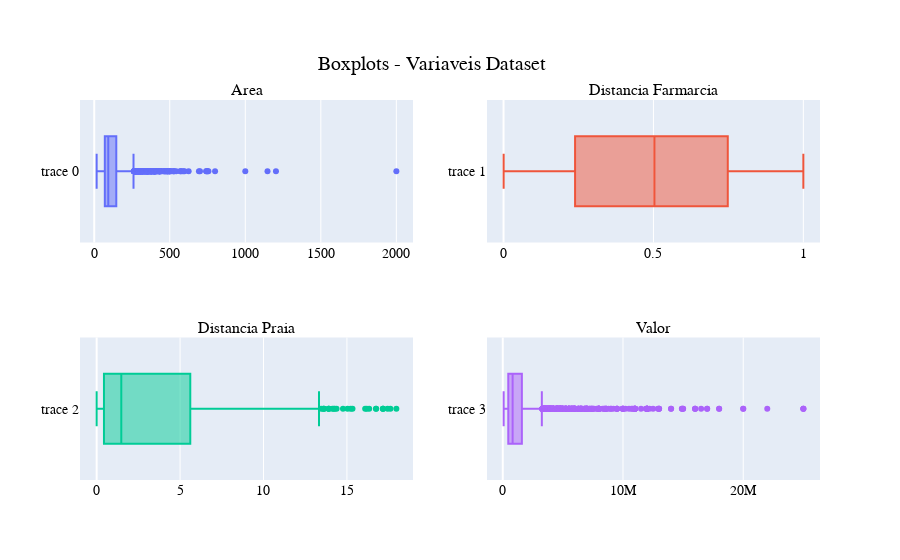

The cell this chart's notebook holds for it:
### Code cell
fig = make_subplots(rows = 2, cols = 2, start_cell = 'top-left', subplot_titles= ('Area', 'Distancia Farmarcia', 'Distancia Praia', 'Valor'))

box0 = go.Box(x = raw_data['Area'])
box1 = go.Box(x = raw_data['Dist_Farmacia'])
box2 = go.Box(x = raw_data['Dist_Praia'])
box3 = go.Box(x = raw_data['Valor'])

fig.append_trace(box0, 1, 1)
fig.append_trace(box1, 1, 2)
fig.append_trace(box2, 2, 1)
fig.append_trace(box3, 2, 2)

fig.update_layout(
    title = { 'text':'Boxplots - Variaveis Dataset', 'y':0.9, 'x':0.48, 'xanchor':'center', 'yanchor':'top'}, 
    font = dict(family = 'Arial', size = 14, color = 'Black'),
    showlegend = False
    ) 
    
fig.show()

### Figure 1 — Plotly figure (JSON) as saved in the notebook; plotly's stock layout.template omitted (floating-point values rounded to 4 significant figures; data arrays with more than 128 entries replaced by an {"elided": "..."} marker saying what was removed)
{"data": [{"type": "box", "x": {"elided": "5000 int values"}, "xaxis": "x", "yaxis": "y"}, {"type": "box", "x": {"elided": "5000 float values"}, "xaxis": "x2", "yaxis": "y2"}, {"type": "box", "x": {"elided": "5000 float values"}, "xaxis": "x3", "yaxis": "y3"}, {"type": "box", "x": {"elided": "5000 int values"}, "xaxis": "x4", "yaxis": "y4"}], "layout": {"annotations": [{"font": {"size": 16}, "showarrow": false, "text": "Area", "x": 0.225, "xanchor": "center", "xref": "paper", "y": 1, "yanchor": "bottom", "yref": "paper"}, {"font": {"size": 16}, "showarrow": false, "text": "Distancia Farmarcia", "x": 0.775, "xanchor": "center", "xref": "paper", "y": 1, "yanchor": "bottom", "yref": "paper"}, {"font": {"size": 16}, "showarrow": false, "text": "Distancia Praia", "x": 0.225, "xanchor": "center", "xref": "paper", "y": 0.375, "yanchor": "bottom", "yref": "paper"}, {"font": {"size": 16}, "showarrow": false, "text": "Valor", "x": 0.775, "xanchor": "center", "xref": "paper", "y": 0.375, "yanchor": "bottom", "yref": "paper"}], "font": {"color": "Black", "family": "Arial", "size": 14}, "showlegend": false, "title": {"text": "Boxplots - Variaveis Dataset", "x": 0.48, "xanchor": "center", "y": 0.9, "yanchor": "top"}, "xaxis": {"anchor": "y", "domain": [0, 0.45]}, "xaxis2": {"anchor": "y2", "domain": [0.55, 1]}, "xaxis3": {"anchor": "y3", "domain": [0, 0.45]}, "xaxis4": {"anchor": "y4", "domain": [0.55, 1]}, "yaxis": {"anchor": "x", "domain": [0.625, 1]}, "yaxis2": {"anchor": "x2", "domain": [0.625, 1]}, "yaxis3": {"anchor": "x3", "domain": [0, 0.375]}, "yaxis4": {"anchor": "x4", "domain": [0, 0.375]}}}
